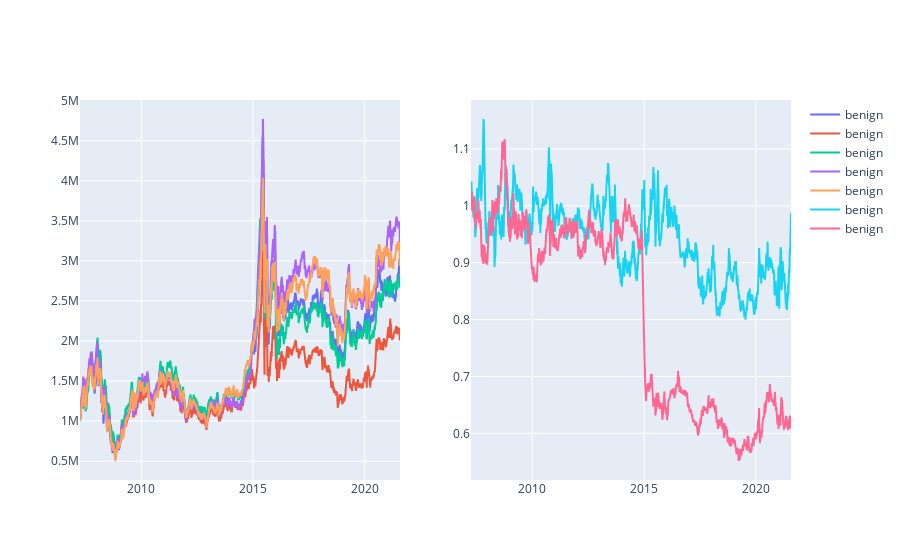

Here is the notebook cell this chart was saved with:
### Code cell
from billions.data_loader import *
from billions.back_trader import *

fname = 'data/factor1.csv';cname = 'data/close.csv';ftype = 'csv'

data = load(fname, cname, ftype)

gt = group_trader(data)
gt.run(peride='M')

p = gt.ploter()
p.plot()

### Figure 1 — Plotly figure (JSON) as saved in the notebook; plotly's stock layout.template omitted (floating-point values rounded to 4 significant figures; data arrays with more than 128 entries replaced by an {"elided": "..."} marker saying what was removed)
{"data": [{"name": "benign", "type": "scatter", "x": {"elided": "3487 str values"}, "xaxis": "x", "y": {"elided": "3487 float values"}, "yaxis": "y"}, {"name": "benign", "type": "scatter", "x": {"elided": "3487 str values"}, "xaxis": "x", "y": {"elided": "3487 float values"}, "yaxis": "y"}, {"name": "benign", "type": "scatter", "x": {"elided": "3487 str values"}, "xaxis": "x", "y": {"elided": "3487 float values"}, "yaxis": "y"}, {"name": "benign", "type": "scatter", "x": {"elided": "3487 str values"}, "xaxis": "x", "y": {"elided": "3487 float values"}, "yaxis": "y"}, {"name": "benign", "type": "scatter", "x": {"elided": "3487 str values"}, "xaxis": "x", "y": {"elided": "3487 float values"}, "yaxis": "y"}, {"name": "benign", "type": "scatter", "x": {"elided": "3487 str values"}, "xaxis": "x2", "y": {"elided": "3487 float values"}, "yaxis": "y2"}, {"name": "benign", "type": "scatter", "x": {"elided": "3487 str values"}, "xaxis": "x2", "y": {"elided": "3487 float values"}, "yaxis": "y2"}], "layout": {"xaxis": {"anchor": "y", "domain": [0, 0.45]}, "xaxis2": {"anchor": "y2", "domain": [0.55, 1]}, "yaxis": {"anchor": "x", "domain": [0, 1]}, "yaxis2": {"anchor": "x2", "domain": [0, 1]}}}
